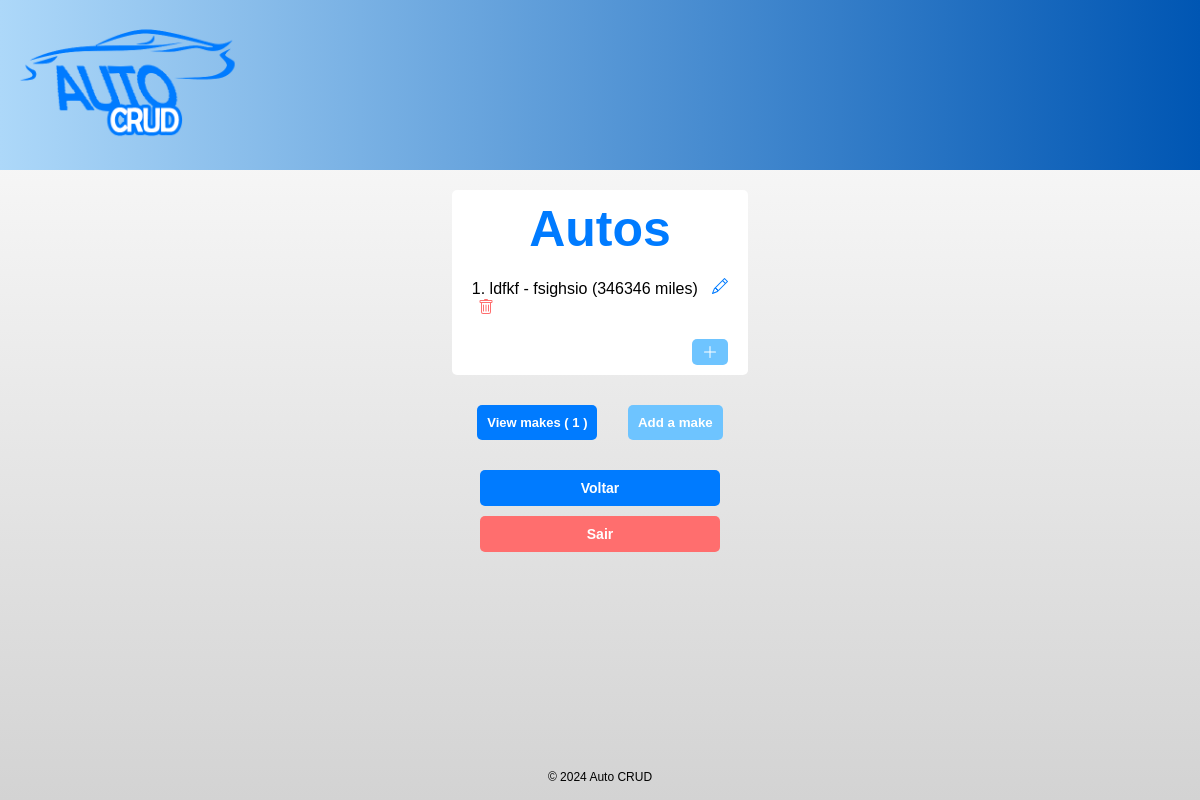
Before: /crud/autos/ (signed in) with the older database file.
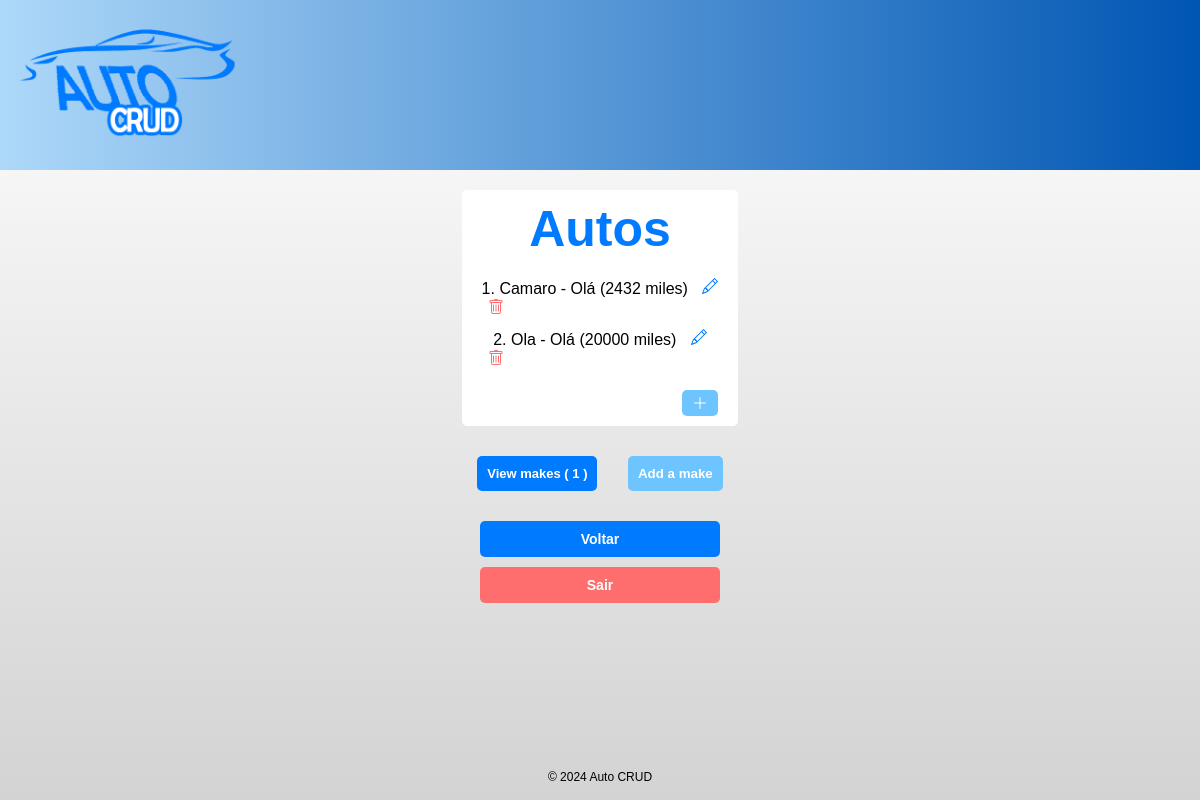
After: the same page with the newer database file.
### autocrud/models.py (models this page shows, shortened)
class Auto(models.Model):
    nickname = models.CharField(max_length=200)
    mileage = models.PositiveIntegerField()
    make = models.ForeignKey('Make', on_delete=models.CASCADE, null=False)
    user = models.ForeignKey(User, on_delete=models.CASCADE, null=False)
    user_specific_id = models.PositiveIntegerField()

class Make(models.Model):
    name = models.CharField(max_length=50)
    user = models.ForeignKey(User, on_delete=models.CASCADE, null=False)
    def __str__(self):
        return self.name

### autocrud/views.py (the view)
# urls.py: path('autos/', views.autos, name='autos'),
@login_required(login_url='/crud/login/') #Faz a autenticação e a gente escolhe a página de login (Por padrão é '/accounts/login/')
def autos(request):
    if request.method == 'POST' and 'sair' in request.POST:
        logout(request)
        return redirect('autocrud:autos')
    else:
        user_id = request.user.id
        makeCount = Make.objects.filter(user_id=user_id).count()
        makes = Make.objects.filter(user_id=user_id)
        autos = Auto.objects.filter(user_id=user_id)
        return render(request, 'autolist.html', {'makeCount': makeCount, 'makes': makes, 'autos': autos})

### autocrud/templates/autolist.html (shortened to what this page needs)
{% extends "base.html" %}
{% block content %}
{% if autos %}
        <div style="margin-top: 20px; background-color: white; padding: 10px 20px; border-radius: 5px; display: inline-block;">
        <h1 style="font-size: 50px; margin: 0px 0px 20px 0px; color: #007bff;">Autos</h1>
            <ul style="list-style-type: none; padding: 0; text-align: center;">
                {% for auto in autos %}
                    <li style="margin-bottom: 10px;">
                        {{ auto.user_specific_id }}. {{ auto.nickname }} - {{ auto.make }} ({{ auto.mileage }} miles)
                        <a href="{% url 'autocrud:auto_update' auto.id %}" class="edit"></a>
                        <form action="{% url 'autocrud:auto_delete' auto.id %}" method="POST">
                            <button type="submit" class="delete" style="border: none; background-color: transparent; display: block;"></button>
                        </form>
                    </li>
                {% endfor %}
            </ul>
                {% if makeCount > 0 %}
                    <div style="text-align: right;">
                        <button class="plus" id="openModalBtnAuto" style="border-radius: 5px; margin-top: 10px; padding-top: 5px; right: 0px;"><svg xmlns="http://www.w3.org/2000/svg" width="16" height="16" fill="currentColor" class="bi bi-plus-lg" viewBox="0 0 16 16">
                            <path fill-rule="evenodd" d="M8 2a.5.5 0 0 1 .5.5v5h5a.5.5 0 0 1 0 1h-5v5a.5.5 0 0 1-1 0v-5h-5a.5.5 0 0 1 0-1h5v-5A.5.5 0 0 1 8 2"/>
                        </svg></button>
                    </div>
                {% else %}
                    <p style="margin-top: 10px;">Please add a make before you add an auto.</p>
                {% endif %}
        </div>
        {% endif %}
        <p style="margin-top: 30px;">
            <a href="{% url 'autocrud:makes' %}" class="viewmakes">View makes ( {{ makeCount }} )</a>
            <button class="plus" id="openModalBtn" style="padding: 10px; margin-left: 26px;">Add a make</button>
        </p>
{% endblock %}

### autocrud/templates/base.html (shortened to what this page needs)
<!DOCTYPE html>
<html lang="pt-br">
<head>
    {% load static %}
</head>
<body>
    <div class="navbar">
        <img src="{% static 'autocrud/images/autologo.png' %}" alt="Logo">
    </div>
    {% block content %}
    {% endblock %}
    <div class="button">
        <form action="{% url 'autocrud:autos' %}" method="POST">
            <div class="botoes">
                <a href="{% url 'home' %}" style="font-size: 14px;">Voltar</a>
                <input type="submit" value="Sair" name="sair" style="font-size: 14px">
            </div>
        </form>
    </div>
    <footer>
        <p>© 2024 Auto CRUD</p>
    </footer>
</body>
</html>

### autocrud/templates/base.html (style rules this page uses)
* { margin: 0; font-family: 'arial'; }
.edit { text-decoration: none; color: #007bff; margin-left: 10px; }
.delete { text-decoration: none; color: #FF6E6E; }
.plus { border: none; border-radius: 5px; color: white; background-color: #6EC4FF; padding: 2px 10px; text-align: right; cursor: pointer; font-weight: bold; }
.viewmakes { text-decoration: none; color: white; background-color:#007bff; font-weight: bold; padding: 10px; border-radius: 5px; font-size: 13px; }
.button { margin-top: 20px; }
.button a { display: inline-block; padding: 10px 20px; background-color: #007bff; color: white; text-decoration: none; border-radius: 5px; transition: background-color 0.3s ease; }
body { text-align: center; background-image: linear-gradient(to bottom, white, lightgrey); background-size: 100vw 100vh; background-repeat: no-repeat; }
h1 { text-align: center; color: black; font-size: 150px; font-family: 'arial'; }
.botoes { display: flex; flex-direction: column; align-items: center; margin-top: 10px; }
.button a { display: inline-block; padding: 10px 20px; background-color: #007bff; color: white; text-decoration: none; border-radius: 5px; transition: background-color 0.3s ease; font-family: 'arial'; font-weight: bold; border: none; cursor: pointer; width: 200px; margin-top: 10px; }
.button input[type="submit"] { display: inline-block; padding: 10px 20px; background-color: #FF6E6E; color: white; text-decoration: none; border-radius: 5px; transition: background-color 0.3s ease; font-family: 'arial'; font-weight: bold; border: none; cursor: pointer; width: 240px; margin-top: 10px; }
.navbar { display: flex; align-items: center; justify-content: flex-start; background-image: linear-gradient(to right, #ADD8F9, #0056b3); padding: 10px; color: white; font-family: 'arial'; }
.navbar img { margin-right: 20px; height: 150px; }
footer { font-size: 12px; font-family: 'arial'; height: 100px; position: fixed; bottom: 0; width: 100%; }
footer p { margin-top: 70px; }

Changed rows visible on the page:
removed Auto: user_specific_id "1", nickname "ldfkf", make "fsighsio", mileage "346346"
added Auto: user_specific_id "1", nickname "Camaro", make "Olá", mileage "2432"
added Auto: user_specific_id "2", nickname "Ola", make "Olá", mileage "20000"
